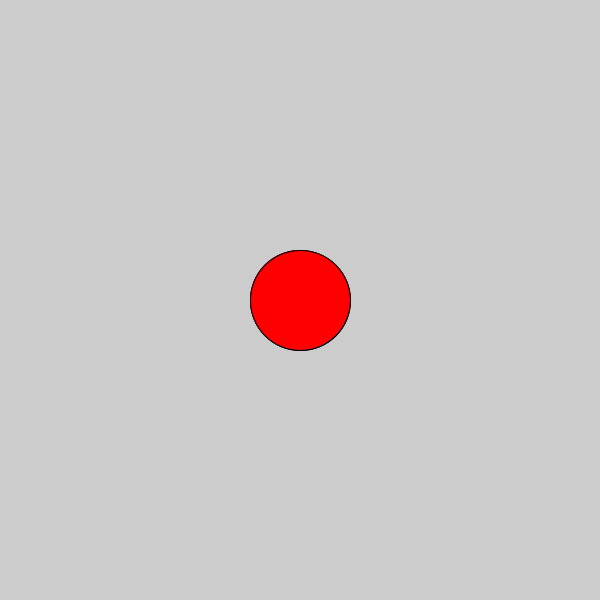
Frame 1 (no input)
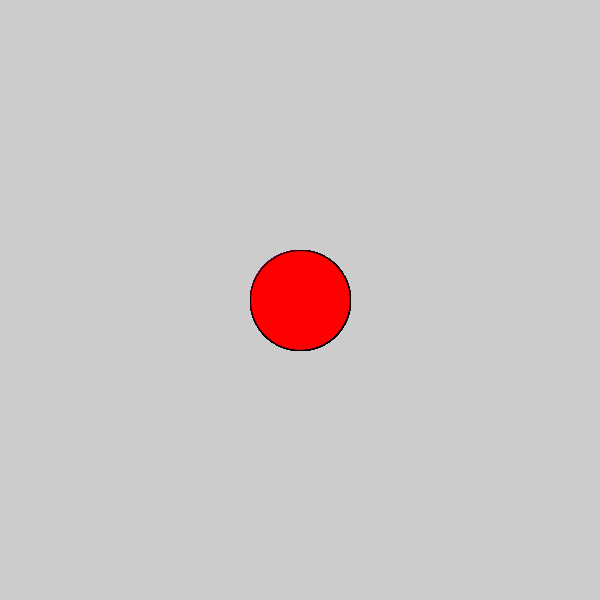
Frame 60 (the mouse pressed at the canvas centre just before this capture)
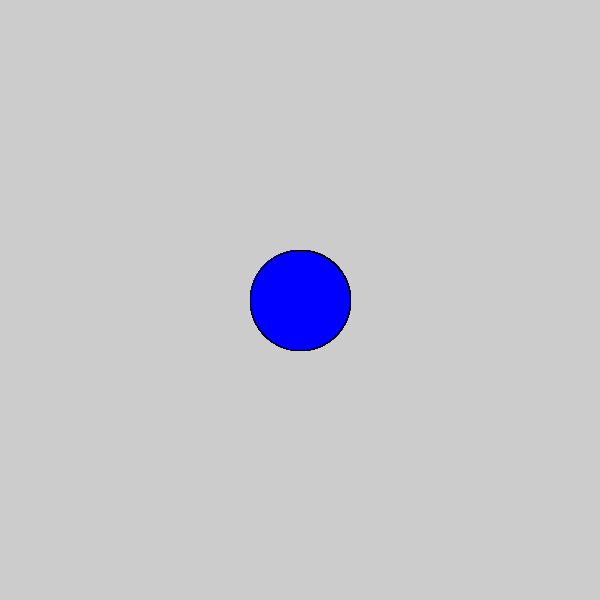
Frame 120 (the mouse held since frame 60 and released just before this capture)

The Processing sketch that drew these frames (run headless with seeded random() and noise(); from frame 60 on, the mouse is pressed at the canvas centre):

// Processing sketch: c_LogicalDot
// ── c_LogicalDot.pde

void setup() {
  
// 1. Set the size of the sketch. Make it 600 pixels square. 
size(600,600);
  
}

void draw() {
  
// 2. Draw an ellipse

fill(#0000FF);
ellipse(300,300,100,100);
// Run the program to make sure it works before moving on.


// 3. Change the color of the ellipse when the mouse is pressed.
//    Use the following code, but put your colors where indicated
//    Remember to use the   fill()  command to set colors.

if (mousePressed) {
 fill(#0000FF);
 
  
   //  put one color here 
  
} else {
  
  fill(#FF0000);
  
}  
  
  ellipse(300,300,100,100);
  
}
